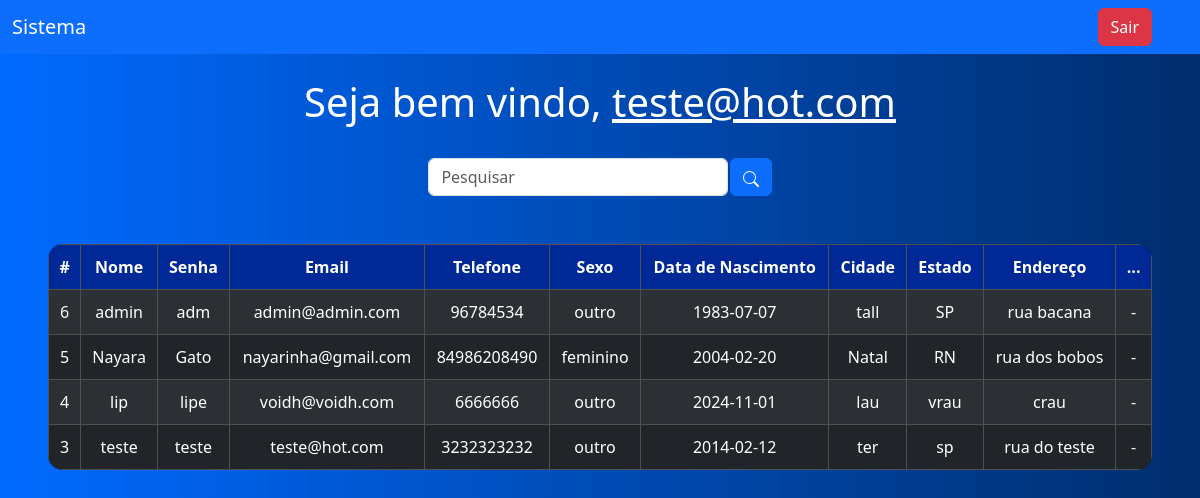
/sistema.php (signed in), run on the app's committed database.
### tables this page shows
CREATE TABLE `usuarios` (
  `id` int(11) NOT NULL AUTO_INCREMENT,
  `nome` varchar(45) NOT NULL,
  `senha` varchar(45) NOT NULL,
  `email` varchar(110) NOT NULL,
  `telefone` varchar(15) NOT NULL,
  `sexo` varchar(15) NOT NULL,
  `data_nasc` date NOT NULL,
  `cidade` varchar(45) NOT NULL,
  `estado` varchar(45) NOT NULL,
  `endereco` varchar(45) NOT NULL,
  PRIMARY KEY (`id`)
);

### sistema.php (the view, shortened to what this page needs)
<?php
    include_once 'config.php';
    $logado = $_SESSION['email'];
    $tipo_usuario = $_SESSION['tipo_usuario'];
    if(!empty($_GET['search'])){
        $data = $_GET['search'];
        $sql = "SELECT * FROM usuarios WHERE id LIKE '%$data%' or nome LIKE '%$data%' or email LIKE '%$data%' ORDER BY id DESC";
    }
    else{
        $sql = "SELECT * FROM usuarios ORDER BY id DESC";
    }
    $result = $conexao->query($sql);
?>
<!DOCTYPE html>
<html lang="en">
<head>
    <link href="https://cdn.jsdelivr.net/npm/bootstrap@5.3.3/dist/css/bootstrap.min.css" rel="stylesheet">
</head>
<nav class="navbar navbar-expand-lg navbar-dark bg-primary">
  <div class="container-fluid">
    <span class="navbar-brand mb-0 h1">Sistema</span>
  </div>
  <div class="d-flex">
        <a href="sair.php" class="btn btn-danger me-5">Sair</a>
  </div>
</nav>
<br>
<?php
    echo "<h1>Seja bem vindo, <u>$logado</u></h1>";
?>
<br>
<div class="box-search">
    <input type="search" class="form-control w-25" placeholder="Pesquisar" id="pesquisar">
    <button onclick="searchData()" class="btn btn-primary">
    </button>
</div>
<div class="m-5">
    <table class="table table-dark table-striped table-hover table-bordered table-bg">
        <thead>
            <tr>
                <th scope="col">#</th>
                <th scope="col">Nome</th>
                <th scope="col">Senha</th>
                <th scope="col">Email</th>
                <th scope="col">Telefone</th>
                <th scope="col">Sexo</th>
                <th scope="col">Data de Nascimento</th>
                <th scope="col">Cidade</th>
                <th scope="col">Estado</th>
                <th scope="col">Endereço</th>
                <th scope="col">...</th>
            </tr>
        </thead>
    <tbody>
       <?php
            while($user_data = mysqli_fetch_assoc($result))
            {
                echo "<tr>";
                echo "<td>".$user_data['id']."</td>";
                echo "<td>".$user_data['nome']."</td>";
                echo "<td>".$user_data['senha']."</td>";
                echo "<td>".$user_data['email']."</td>";
                echo "<td>".$user_data['telefone']."</td>";
                echo "<td>".$user_data['sexo']."</td>";
                echo "<td>".$user_data['data_nasc']."</td>";
                echo "<td>".$user_data['cidade']."</td>";
                echo "<td>".$user_data['estado']."</td>";
                echo "<td>".$user_data['endereco']."</td>";
                if ($tipo_usuario === 'admin') {
                    echo "<td>
                        <a href='edit.php?id=$user_data[id]' class='btn btn-sm btn-primary'>Editar</a>
                        <a href='delete.php?id=".$user_data['id']."' class='btn btn-sm btn-danger'>Excluir</a>
                    </td>";
                } else {
                    echo "<td>-</td>";
                }
                echo "</tr>";
            }
       ?>
    </tbody>
    </table>
</div>
</body>
</html>

### sistema.php (style rules this page uses)
.table-bg { background: rgba(0, 0, 0, 0.6); border-radius: 15px; overflow: hidden; }
.table-bg th, .table-bg td { padding: 10px; text-align: center; }
.table-bg thead th { background-color: rgb(0, 40, 150); }
.table-bg tbody tr:nth-child(odd) { background-color: rgba(255, 255, 255, 0.1); }
.box-search { display: flex; justify-content: center; gap: .1%; }

### data on the page
usuarios: id "6", nome "admin", senha "adm", email "admin@admin.com", telefone "96784534", sexo "outro", data_nasc "1983-07-07", cidade "tall", estado "SP", endereco "rua bacana"
usuarios: id "5", nome "Nayara", senha "Gato", email "nayarinha@gmail.com", telefone "84986208490", sexo "feminino", data_nasc "2004-02-20", cidade "Natal", estado "RN", endereco "rua dos bobos"
usuarios: id "4", nome "lip", senha "lipe", email "voidh@voidh.com", telefone "6666666", sexo "outro", data_nasc "2024-11-01", cidade "lau", estado "vrau", endereco "crau"
usuarios: id "3", nome "teste", senha "teste", email "teste@hot.com", telefone "3232323232", sexo "outro", data_nasc "2014-02-12", cidade "ter", estado "sp", endereco "rua do teste"

### other printed values
$logado "teste@hot.com"
